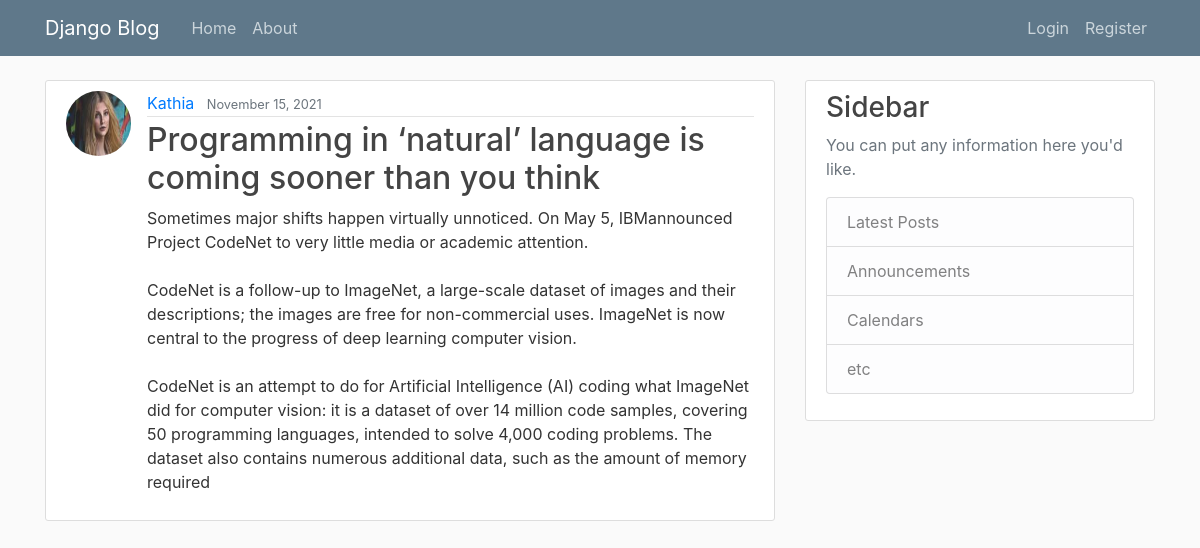
The app's page /post/24/ with its own data.
### blog/models.py (models this page shows, shortened)
class Post(models.Model):
    title = models.CharField(max_length=100)
    content = models.TextField()
    date_posted = models.DateTimeField(default=timezone.now)
    author = models.ForeignKey(User, on_delete=models.CASCADE)

### users/models.py (models this page shows, shortened)
class Profile(models.Model):
    user = models.OneToOneField(User, on_delete=models.CASCADE)
    image = models.ImageField(default='default.jpg', upload_to='profile_pics')

### blog/views.py (the view)
# urls.py: path('post/<int:pk>/', PostDetailView.as_view(), name='post-detail'),
class PostDetailView(DetailView):
    model = Post

### blog/templates/blog/post_detail.html (shortened to what this page needs)
{% extends 'blog/base.html' %}
{% block content %}
    <article class="media content-section">
          <img class="rounded-circle article-img" src="{{ object.author.profile.image.url }}">
          <div class="media-body">
            <div class="article-metadata">
              <a class="mr-2" href="{% url 'user-posts' object.author.username %}">{{ object.author }}</a>
              <small class="text-muted">{{ object.date_posted|date:"F d, Y" }}</small>
            </div>
            <h2 class="article-title"> {{ object.title }}</h2>
            <p class="article-content">{{ object.content }}</p>
          </div>
    </article>
{% endblock content %}

### blog/static/blog/main.css (style rules this page uses)
body { background: #fafafa; color: #333333; margin-top: 5rem; }
h1, h2, h3, h4, h5, h6 { color: #444444; }
.content-section { background: #ffffff; padding: 10px 20px; border: 1px solid #dddddd; border-radius: 3px; margin-bottom: 20px; }
.article-title { color: #444444; }
.article-content { white-space: pre-line; }
.article-img { height: 65px; width: 65px; margin-right: 16px; }
.article-metadata { padding-bottom: 1px; margin-bottom: 4px; border-bottom: 1px solid #e3e3e3 }

### records on screen
Post: author.profile.image (picture), author "Kathia", date_posted "November 15, 2021", title "Programming in ‘natural’ language is coming sooner than you think", content "Sometimes major shifts happen virtually unnoticed. On May 5, IBMannounced Project CodeNet to very little media or academic attention. CodeNet is a follow-up to ImageNet, a large-scale dataset of images and their descriptions; the images are free for non-commercial uses. ImageNet is now central to the progress of deep learning computer vision. CodeNet is an attempt to do for Artificial Intelligence (AI) coding what ImageNet did for computer vision: it is a dataset of over 14 million code samples, covering 50 programming languages, intended to solve 4,000 coding problems. The dataset also contains numerous additional data, such as the amount of memory required"
